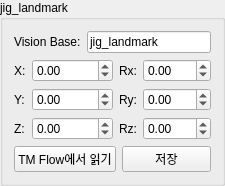
           <widget class="QGroupBox" name="groupBox_jigLandmark">
          <property name="title">
           <string>jig_landmark</string>
          </property>
          <layout class="QVBoxLayout" name="verticalLayout_jigLandmark">
           <item>
            <layout class="QHBoxLayout" name="horizontalLayout_jigLandmarkName">
             <item>
              <widget class="QLabel" name="label_jigLandmarkName">
               <property name="text">
                <string>Vision Base:</string>
               </property>
              </widget>
             </item>
             <item>
              <widget class="QLineEdit" name="lineEdit_jigLandmarkName">
               <property name="text">
                <string>jig_landmark</string>
               </property>
               <property name="readOnly">
                <bool>true</bool>
               </property>
              </widget>
             </item>
            </layout>
           </item>
           <item>
            <layout class="QGridLayout" name="gridLayout_jigLandmark">
             <item row="0" column="0">
              <widget class="QLabel" name="label_jigLandmarkX">
               <property name="text">
                <string>X:</string>
               </property>
              </widget>
             </item>
             <item row="0" column="1">
              <widget class="QDoubleSpinBox" name="doubleSpinBox_jigLandmarkX">
               <property name="minimum">
                <double>-10000.000000000000000</double>
               </property>
               <property name="maximum">
                <double>10000.000000000000000</double>
               </property>
               <property name="decimals">
                <number>2</number>
               </property>
              </widget>
             </item>
             <item row="0" column="2">
              <widget class="QLabel" name="label_jigLandmarkRx">
               <property name="text">
                <string>Rx:</string>
               </property>
              </widget>
             </item>
             <item row="0" column="3">
              <widget class="QDoubleSpinBox" name="doubleSpinBox_jigLandmarkRx">
               <property name="minimum">
                <double>-360.000000000000000</double>
               </property>
               <property name="maximum">
                <double>360.000000000000000</double>
               </property>
               <property name="decimals">
                <number>2</number>
               </property>
              </widget>
             </item>
             <item row="1" column="0">
              <widget class="QLabel" name="label_jigLandmarkY">
               <property name="text">
                <string>Y:</string>
               </property>
              </widget>
             </item>
             <item row="1" column="1">
              <widget class="QDoubleSpinBox" name="doubleSpinBox_jigLandmarkY">
               <property name="minimum">
                <double>-10000.000000000000000</double>
               </property>
               <property name="maximum">
                <double>10000.000000000000000</double>
               </property>
               <property name="decimals">
                <number>2</number>
               </property>
              </widget>
             </item>
             <item row="1" column="2">
              <widget class="QLabel" name="label_jigLandmarkRy">
               <property name="text">
                <string>Ry:</string>
               </property>
              </widget>
             </item>
             <item row="1" column="3">
              <widget class="QDoubleSpinBox" name="doubleSpinBox_jigLandmarkRy">
               <property name="minimum">
                <double>-360.000000000000000</double>
               </property>
               <property name="maximum">
                <double>360.000000000000000</double>
               </property>
               <property name="decimals">
                <number>2</number>
               </property>
              </widget>
             </item>
             <item row="2" column="0">
              <widget class="QLabel" name="label_jigLandmarkZ">
               <property name="text">
                <string>Z:</string>
               </property>
              </widget>
             </item>
             <item row="2" column="1">
              <widget class="QDoubleSpinBox" name="doubleSpinBox_jigLandmarkZ">
               <property name="minimum">
                <double>-10000.000000000000000</double>
               </property>
               <property name="maximum">
                <double>10000.000000000000000</double>
               </property>
               <property name="decimals">
                <number>2</number>
               </property>
              </widget>
             </item>
             <item row="2" column="2">
              <widget class="QLabel" name="label_jigLandmarkRz">
               <property name="text">
                <string>Rz:</string>
               </property>
              </widget>
             </item>
             <item row="2" column="3">
              <widget class="QDoubleSpinBox" name="doubleSpinBox_jigLandmarkRz">
               <property name="minimum">
                <double>-360.000000000000000</double>
               </property>
               <property name="maximum">
                <double>360.000000000000000</double>
               </property>
               <property name="decimals">
                <number>2</number>
               </property>
              </widget>
             </item>
            </layout>
           </item>
           <item>
            <layout class="QHBoxLayout" name="horizontalLayout_jigLandmarkButtons">
             <item>
              <widget class="QPushButton" name="pushButton_readJigLandmark">
               <property name="text">
                <string>TM Flow에서 읽기</string>
               </property>
              </widget>
             </item>
             <item>
              <widget class="QPushButton" name="pushButton_saveJigLandmark">
               <property name="text">
                <string>저장</string>
               </property>
              </widget>
             </item>
            </layout>
           </item>
          </layout>
         </widget>
